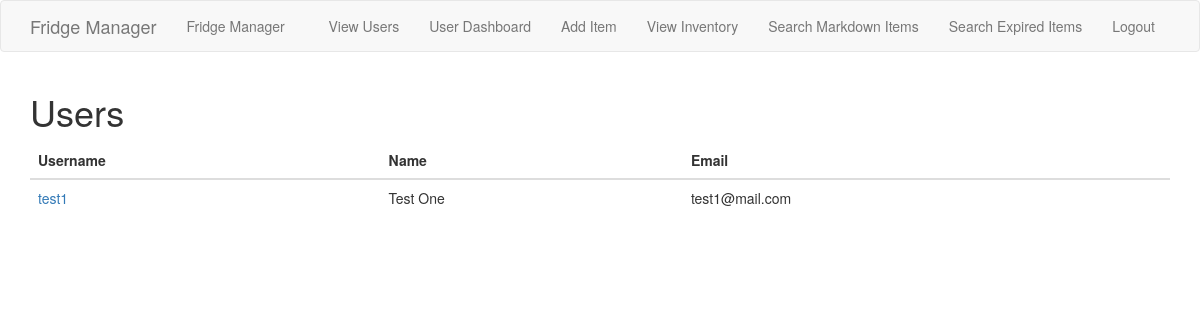
/view_users (signed in), run on the app's committed database.
### app/models.py (models this page shows, shortened)
class User(UserMixin, db.Model):
    id = db.Column(db.Integer, primary_key=True)
    first_name = db.Column(db.String(32), index=True)
    last_name = db.Column(db.String(32), index=True)
    username = db.Column(db.String(64), index=True, unique=True)
    email = db.Column(db.String(120), index=True, unique=True)
    password_hash = db.Column(db.String(128))
    def get_name(self):
        return self.first_name + ' ' + self.last_name

### app/routes.py (the view)
@app.route('/view_users')
@login_required
def view_users():
    users = User.query.all()
    return render_template('users.html', title='Users', users=users)

### app/models.py (called while the page is built)
@login.user_loader
def load_user(id):
    return User.query.get(int(id))

### app/templates/users.html
{% extends "base.html" %}
{% block app_content %}
    <h1>Users</h1>
    <div class="table-responsive">
        <table class="table">
            <thead>
                <tr>
                    <th>Username</th>
                    <th>Name</th>
                    <th>Email</th>
                </tr>
            </thead>
            <tbody>
            {% for user in users %}
                <tr>
                    <td><a href="{{ url_for('user_dashboard', user_id=user.id) }}">{{ user.username }}</a></td>
                    <td>{{ user.get_name() }}</td>
                    <td>{{ user.email }}</td>
                </tr>
            {% endfor %}
            </tbody>
        </table>
    </div>
{% endblock %}

### data on the page
User: username "test1", get_name "Test One", email "test1@mail.com"
